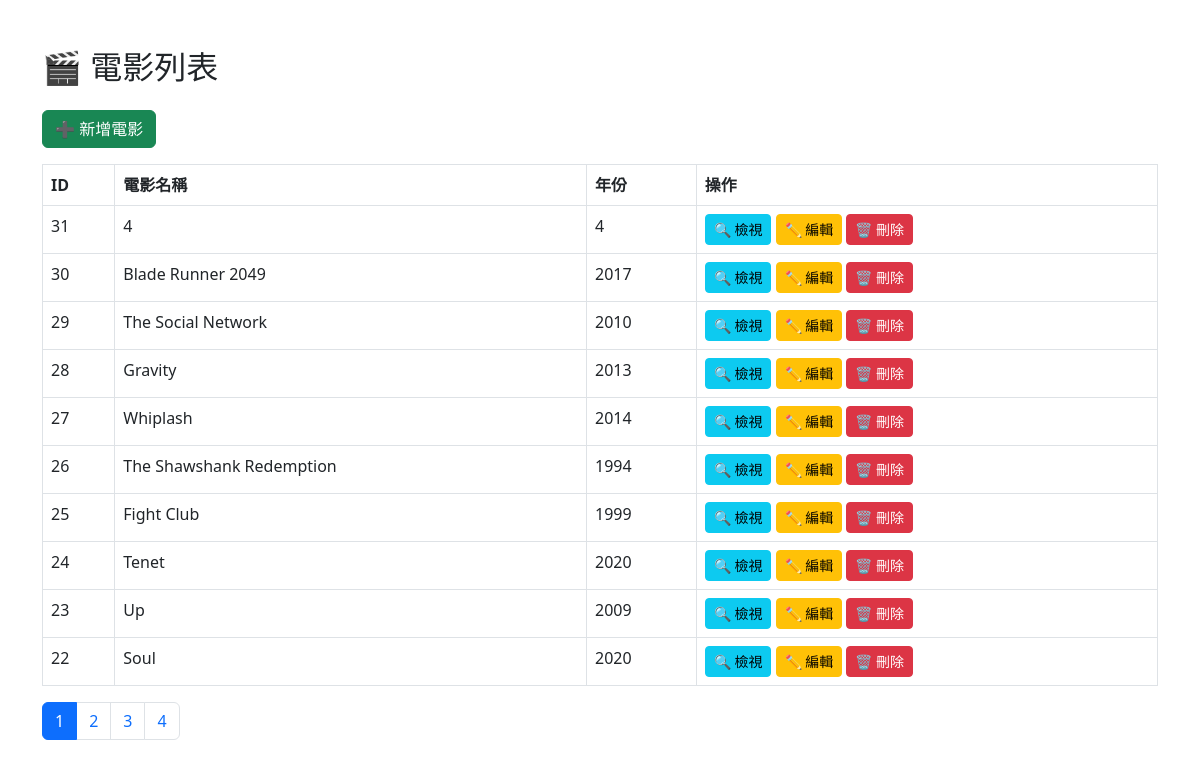
Page /之前的/movie_list.php on the committed database.
### tables this page shows
CREATE TABLE `movie` (
  `id` int(11) NOT NULL COMMENT '主鍵',
  `title` varchar(64) NOT NULL COMMENT '電影名稱',
  `year` int(4) NOT NULL COMMENT '發行年份',
  `director` varchar(64) NOT NULL COMMENT '導演',
  `mtype` varchar(16) NOT NULL COMMENT '類型',
  `mdate` date NOT NULL COMMENT '首映日期',
  `content` text NOT NULL COMMENT '內容簡介'
);

### 之前的/movie_list.php (the view, shortened to what this page needs)
<?php
$host = 'localhost';
$dbname = 'school';
$user = 'root';
$pass = '';
try {
    $pdo = new PDO("mysql:host=$host;dbname=$dbname;charset=utf8mb4", $user, $pass);
    $pdo->setAttribute(PDO::ATTR_ERRMODE, PDO::ERRMODE_EXCEPTION);
} catch (PDOException $e) {
    echo "連線失敗: " . $e->getMessage();
    exit;
}
?>
<!DOCTYPE html>
<html lang="zh-Hant">
<head>
    <link href="https://cdn.jsdelivr.net/npm/bootstrap@5.3.0/dist/css/bootstrap.min.css" rel="stylesheet">
</head>
<body>
<div class="container mt-5">
<h2 class="mb-4">🎬 電影列表</h2>
<a href="add.php" class="btn btn-success mb-3">➕ 新增電影</a>
<table class="table table-bordered">
<tr><th>ID</th><th>電影名稱</th><th>年份</th><th>操作</th></tr>
<?php
$perPage = 10;
$page = isset($_GET['page']) ? max(1, intval($_GET['page'])) : 1;
$start = ($page - 1) * $perPage;
$totalStmt = $pdo->query("SELECT COUNT(*) FROM movie");
$totalRows = $totalStmt->fetchColumn();
$totalPages = ceil($totalRows / $perPage);
$stmt = $pdo->prepare("SELECT * FROM movie ORDER BY id DESC LIMIT :start, :perPage");
$stmt->bindValue(':start', $start, PDO::PARAM_INT);
$stmt->bindValue(':perPage', $perPage, PDO::PARAM_INT);
$stmt->execute();
$movies = $stmt->fetchAll();
?>
<?php foreach ($movies as $movie): ?>
<tr>
    <td><?= $movie['id'] ?></td>
    <td><?= htmlspecialchars($movie['title']) ?></td>
    <td><?= $movie['year'] ?></td>
    <td>
        <a href="view.php?id=<?= $movie['id'] ?>" class="btn btn-info btn-sm">🔍 檢視</a>
        <a href="edit.php?id=<?= $movie['id'] ?>" class="btn btn-warning btn-sm">✏️ 編輯</a>
        <a href="delete.php?id=<?= $movie['id'] ?>" class="btn btn-danger btn-sm" onclick="return confirm('確定要刪除嗎？')">🗑️ 刪除</a>
    </td>
</tr>
<?php endforeach; ?>
</table>
<nav>
  <ul class="pagination">
    <?php for ($i = 1; $i <= $totalPages; $i++): ?>
      <li class="page-item <?= $i === $page ? 'active' : '' ?>">
        <a class="page-link" href="?page=<?= $i ?>"><?= $i ?></a>
      </li>
    <?php endfor; ?>
  </ul>
</nav>
</div>
</body>
</html>

### rows in the picture
movie: id "31", title "4", year "4"
movie: id "30", title "Blade Runner 2049", year "2017"
movie: id "29", title "The Social Network", year "2010"
movie: id "28", title "Gravity", year "2013"
movie: id "27", title "Whiplash", year "2014"
movie: id "26", title "The Shawshank Redemption", year "1994"
movie: id "25", title "Fight Club", year "1999"
movie: id "24", title "Tenet", year "2020"
movie: id "23", title "Up", year "2009"
movie: id "22", title "Soul", year "2020"
